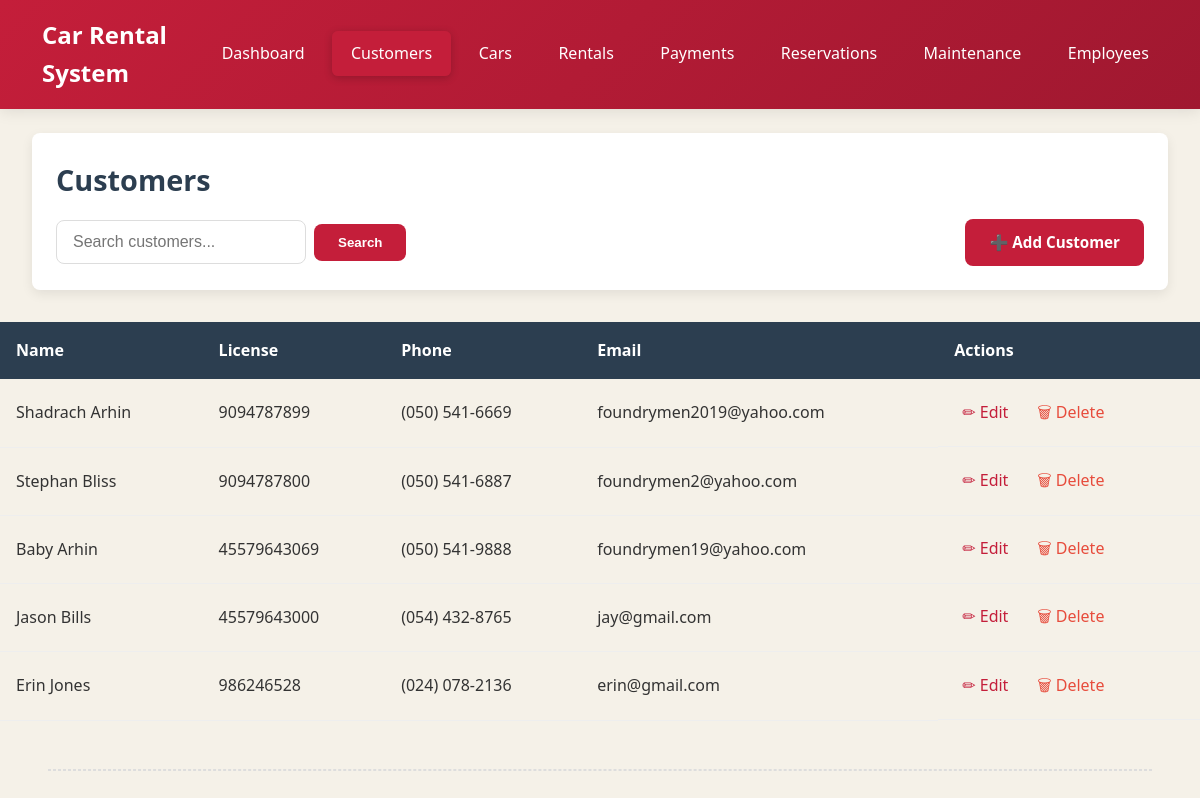
Screenshot of /customers/ (signed in) with the database file from the repository.
### d_autos_app/models.py (models this page shows, shortened)
class Customer(models.Model):
    first_name = models.CharField(max_length=50)
    last_name = models.CharField(max_length=50)
    phone = models.CharField(max_length=15)
    email = models.EmailField(unique=True)
    address = models.TextField(blank=True)
    license_number = models.CharField(max_length=50, unique=True)
    license_type = models.CharField(max_length=20, blank=True)  # e.g. Class B, C, D
    license_issue_date = models.DateField()
    license_expiry_date = models.DateField()
    date_of_birth = models.DateField(blank=True, null=True)
    national_id = models.CharField(max_length=20, blank=True, null=True)
    notes = models.TextField(blank=True, help_text="Additional notes about the customer")

### d_autos_app/views.py (the view, shortened to what this page needs)
# urls.py: path('customers/', views.customer_list, name='customer_list'),
@login_required
def customer_list(request):
    query = request.GET.get('q')
    customers = Customer.objects.all()
    return render(request, 'd_autos_app/customer.html', {'customers': customers})

### d_autos_app/models.py (called while the page is built)
    @property
    def is_admin(self):
        return self.user_type == self.USER_TYPE_ADMIN or self.is_superuser

    @property
    def is_employee(self):
        return self.user_type == self.USER_TYPE_EMPLOYEE

### templates/d_autos_app/customer.html (shortened to what this page needs)
{% load static %}
<!DOCTYPE html>
<html>
<head>
    <link rel="stylesheet" href="{% static 'css/style.css' %}">
<nav class="navbar">
    <div class="logo">
         Car Rental System
    </div>
    <ul class="nav-links">
        <li>
            <a href="{% url 'dashboard' %}">
                <span>Dashboard</span>
            </a>
        </li>
        <li>
            <a href="{% url 'customer_list' %}" class="active">
                <span>Customers</span>
            </a>
        </li>
        <li>
            <a href="{% url 'car_list' %}">
                <span>Cars</span>
            </a>
        </li>
        <li>
            <a href="{% url 'rental_list' %}">
                <span>Rentals</span>
            </a>
        </li>
        <li>
            <a href="{% url 'payment_list' %}">
                <span>Payments</span>
            </a>
        </li>
        <li>
            <a href="{% url 'reservation_list' %}">
                <span>Reservations</span>
            </a>
        </li>
        <li>
            <a href="{% url 'maintenance_list' %}">
                <span>Maintenance</span>
            </a>
        </li>
        <li>
            <a href="{% url 'employee_list' %}">
                <span>Employees</span>
            </a>
        </li>
    </ul>
</nav>
<div class="page-header">
    <h2>Customers</h2>
    <div class="page-actions">
        <form method="get" class="search-form">
            <input type="text" name="q" placeholder="Search customers..." value="">
            <button type="submit">Search</button>
        </form>
        <a href="{% url 'customer_add' %}" class="btn primary">➕ Add Customer</a>
    </div>
</div>
<div class="table-container">
    <table>
        <thead>
            <tr>
                <th>Name</th>
                <th>License</th>
                <th>Phone</th>
                <th>Email</th>
                <th>Actions</th>
            </tr>
        </thead>
        <tbody>
            {% for customer in customers %}
            <tr>
                <td>{{ customer.first_name }} {{ customer.last_name }}</td>
                <td>{{ customer.license_number }}</td>
                <td>{{ customer.phone }}</td>
                <td>{{ customer.email }}</td>
                <td class="actions">
                    <a href="{% url 'customer_edit' pk=customer.pk %}">✏ Edit</a>
                    <a href="{% url 'customer_delete' pk=customer.pk %}">🗑 Delete</a>
                </td>
            </tr>
            {% empty %}
            <tr>
                <td colspan="5">No customers yet.</td>
            </tr>
            {% endfor %}
        </tbody>
    </table>
</div>
<hr style="margin: 3rem; border: 1px dashed #ddd;">
</html>
</body>

### static/css/style.css (style rules this page uses)
* { margin: 0; padding: 0; box-sizing: border-box; }
:root { --primary: #c41e3a; --secondary: #a01830; --success: #27ae60; --warning: #f39c12; --danger: #e74c3c; --info: #9b59b6; --light: #ecf0f1; --dark: #2c3e50; --gray: #95a5a6; --white: #ffffff; --shadow: 0 4px 12px rgba(0, 0, 0, 0.08); --radius: 8px; --transition: all 0.3s ease; }
.navbar { background: linear-gradient(135deg, #c41e3a 0%, #a01830 100%); color: white; padding: 1rem 2rem; display: flex; justify-content: space-between; align-items: center; box-shadow: 0 2px 15px rgba(0, 0, 0, 0.1); position: sticky; top: 0; z-index: 1000; }
.logo { font-size: 1.5rem; font-weight: 700; display: flex; align-items: center; gap: 10px; }
.nav-links { display: flex; list-style: none; gap: 0.5rem; }
.nav-links a { color: white; text-decoration: none; padding: 0.7rem 1.2rem; border-radius: 6px; transition: var(--transition); font-weight: 500; white-space: nowrap; }
.nav-links a.active { background-color: var(--primary); box-shadow: 0 2px 8px rgba(0, 0, 0, 0.2); }
.page-header { background: white; margin: 1.5rem 2rem; padding: 1.5rem; border-radius: var(--radius); box-shadow: var(--shadow); display: flex; justify-content: space-between; align-items: center; flex-wrap: wrap; gap: 1rem; }
.page-header h2 { color: var(--dark); font-size: 1.8rem; margin: 0; }
.page-actions { display: flex; gap: 1rem; align-items: center; flex-wrap: wrap; }
.filter-form, .search-form { display: flex; gap: 0.5rem; align-items: center; }
.filter-form select, .search-form input { padding: 0.7rem 1rem; border: 1px solid #ddd; border-radius: var(--radius); font-size: 0.95rem; min-width: 200px; }
.search-form input { min-width: 250px; }
.search-form button, .filter-form button { padding: 0.7rem 1.5rem; background: var(--primary); color: white; border: none; border-radius: var(--radius); cursor: pointer; font-weight: 600; transition: var(--transition); }
.btn { display: inline-flex; align-items: center; gap: 8px; padding: 0.7rem 1.5rem; text-align: center; text-decoration: none; border-radius: var(--radius); font-weight: 600; transition: var(--transition); border: none; cursor: pointer; font-size: 0.95rem; white-space: nowrap; }
.btn.primary { background-color: var(--primary); color: var(--white); }
.table-container { overflow-x: auto; }
table { width: 100%; border-collapse: collapse; margin-top: 0.5rem; min-width: 600px; }
thead { background-color: var(--dark); color: white; }
th { padding: 1rem; text-align: left; font-weight: 600; white-space: nowrap; }
td { padding: 1rem; vertical-align: middle; border-bottom: 1px solid #eee; }
.actions { display: flex; gap: 0.8rem; align-items: center; flex-wrap: wrap; }
.actions a { text-decoration: none; color: var(--primary); transition: var(--transition); padding: 0.3rem 0.5rem; border-radius: 4px; }
.actions a:nth-child(2) { color: var(--danger); }
@media (max-width: 1200px) { .page-header { flex-direction: column; align-items: flex-start; } }
@media (max-width: 1200px) { .page-actions { width: 100%; justify-content: space-between; } }
form input[type="text"], form input[type="email"], form input[type="tel"], form input[type="number"], form input[type="date"], form input[type="password"], form select, form textarea { width: 100%; padding: 0.75rem 1rem; border: 1px solid #ddd; border-radius: var(--radius); font-size: 1rem; transition: var(--transition); background-color: white; }

### rows the page displays
Customer: first_name "Shadrach", last_name "Arhin", license_number "9094787899", phone "(050) 541-6669", email "foundrymen2019@yahoo.com"
Customer: first_name "Stephan", last_name "Bliss", license_number "9094787800", phone "(050) 541-6887", email "foundrymen2@yahoo.com"
Customer: first_name "Baby", last_name "Arhin", license_number "45579643069", phone "(050) 541-9888", email "foundrymen19@yahoo.com"
Customer: first_name "Jason", last_name "Bills", license_number "45579643000", phone "(054) 432-8765", email "jay@gmail.com"
Customer: first_name "Erin", last_name "Jones", license_number "986246528", phone "(024) 078-2136", email "erin@gmail.com"
